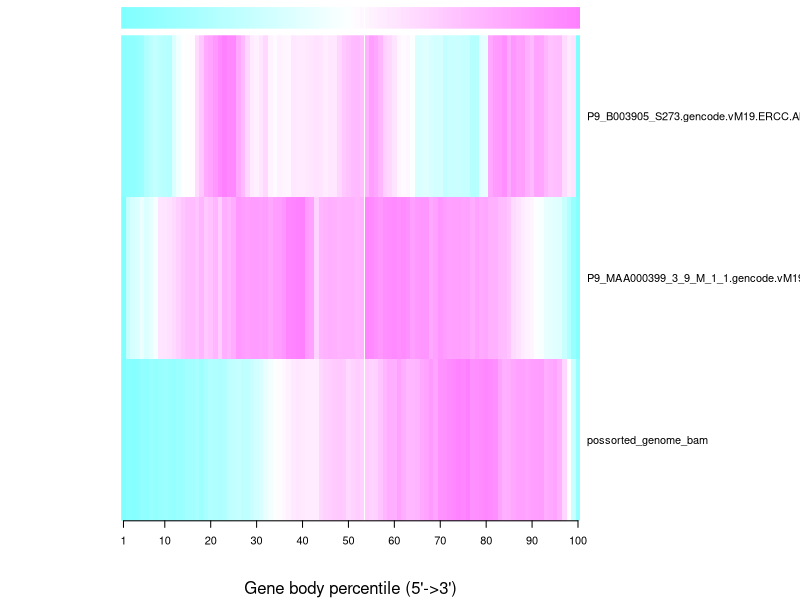
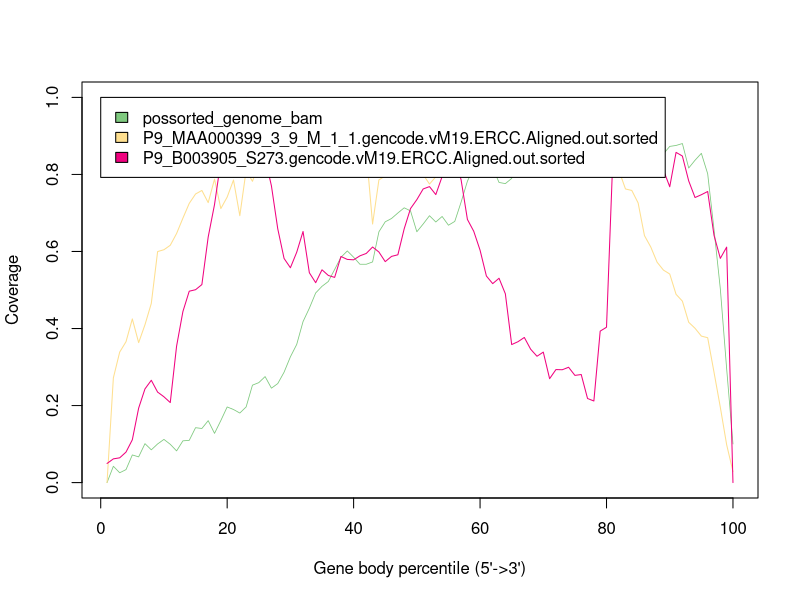

Generate these figures, in order, with R:
possorted_genome_bam <- c(0.0,0.04240331655784376,0.0255195980217857,0.03373576030187962,0.07178748054848327,0.06677859125483565,0.10110829099864978,0.08504420889246132,0.10036784649437143,0.11211596865583585,0.09938190702076016,0.08227645109304656,0.10842166532700326,0.10964914017366789,0.14255338525683922,0.1404587588249502,0.16081504329818533,0.12785140427082053,0.16112389180799125,0.19634846031098668,0.18972009613899768,0.1805377923666903,0.19648308658449185,0.2529706871087424,0.25946838460350585,0.275235496988727,0.2451504844566048,0.25699363692877875,0.2865361847706008,0.32648851123139483,0.3586879481768039,0.41795122569302834,0.45280755174202436,0.4923243226120665,0.5096040007760809,0.522116325019501,0.5533021053173418,0.5850184715166442,0.6014191193065955,0.5851135018273537,0.5667686922641367,0.5668003690343733,0.5728743897272234,0.6510645374597606,0.6770632466313735,0.6857110049059398,0.6999655515123678,0.7133846233038079,0.7053426832600148,0.6511833253481475,0.6712901552557701,0.6928778741719495,0.6765603779038689,0.6909099548210065,0.6681818721763129,0.6780531457012643,0.7282014325819339,0.7824281036305538,0.8179654802396348,0.8094959037976488,0.8650490395999224,0.8170785306730126,0.7792683457994622,0.7761838202976824,0.7898008719031008,0.8381554616691282,0.8577277460790098,0.8951023753618081,0.8482167958154987,0.9257338121805101,0.9294558326832996,0.9461890865607343,0.9646685223974564,0.9805702610561827,0.9707979774382204,1.0,0.9311069843318776,0.9365831059865136,0.9505842384310496,0.9726431493044969,0.9580995521696608,0.9362702978804281,0.8574228571654834,0.809476105816251,0.8140058839600715,0.8410261689718116,0.8639839082007199,0.8629860899382699,0.8533682305752106,0.8728058887115869,0.8752647980011958,0.8802142933506499,0.8166706922562176,0.8368844312633884,0.8548214024098103,0.8018736809594894,0.6571979520968042,0.5032250911697044,0.2959719027048002,0.100371806090651)
P9_MAA000399_3_9_M_1_1.gencode.vM19.ERCC.Aligned.out.sorted <- c(0.0,0.27178949691085613,0.3387577228596646,0.36576015004413065,0.42492277140335394,0.36333296557811123,0.4098080317740512,0.46508164165931154,0.5997903795233892,0.6045895851721095,0.6161187113857016,0.6466515887025596,0.6865346425419241,0.7248179611650486,0.7492552956751986,0.7584124007060901,0.7268314210061783,0.7878144307149162,0.7113581200353045,0.741229037952339,0.7854424095322153,0.6929060017652251,0.8104037952338923,0.7821877758164166,0.826042586054722,0.9039607237422771,0.8848742277140336,0.8692354368932039,0.8802405119152692,0.8831090026478376,0.8696767431597529,0.885177625772286,0.8436948367166813,0.87659973521624,0.884295013239188,0.9074084289496911,0.9723080317740512,0.978486319505737,0.9889121800529568,1.0,0.8875220653133274,0.8596646072374228,0.6712819947043248,0.7859112974404237,0.7958682700794352,0.8107347749338041,0.8011915269196822,0.7923102383053839,0.8004744042365401,0.7993711385701677,0.7996469549867609,0.7750441306266549,0.793909973521624,0.9717839805825242,0.9538834951456311,0.9322594880847308,0.9047881729920565,0.9408925419240953,0.944147175639894,0.9591791703442188,0.9404512356575463,0.9508495145631068,0.9319560900264784,0.8719660194174758,0.8954379964695499,0.9079876434245366,0.9085668578993822,0.8394748455428067,0.8601059135039718,0.9066085613415711,0.8818954104148279,0.8666151809355693,0.8709179170344219,0.8689596204766108,0.8591957193292145,0.8644913945278023,0.8237533097969991,0.8596646072374228,0.8359168137687555,0.846673654015887,0.8041427625772286,0.8083075904677847,0.762301412180053,0.7584399823477493,0.726003971756399,0.6412455869373345,0.6115953221535746,0.572153574580759,0.5516879964695499,0.5414552074139453,0.4887742718446602,0.4710668578993822,0.4161793909973522,0.4005957634598411,0.38032325684024715,0.37613084730803176,0.2866835834068844,0.1956365842894969,0.09849404236540159,0.02843667255075022)
P9_B003905_S273.gencode.vM19.ERCC.Aligned.out.sorted <- c(0.04965260125402474,0.06159972885951533,0.0643111337061515,0.0792238603626504,0.1111675987120827,0.1933570581257414,0.2432638535841383,0.2656329435688866,0.23487544483985764,0.2227588544314523,0.20776139637349603,0.35426198949330623,0.4440772750381291,0.49686493814607696,0.5007625826131165,0.5141501440433824,0.6376037959667853,0.7218268090154211,0.8349432299610235,0.8592611421792916,0.9059481443823081,0.9605998983223183,1.0,0.9658532452126758,0.9675478732418235,0.8423148618878156,0.7703779020504999,0.6590408405355025,0.5819352652092865,0.5577868157939332,0.5980342314861887,0.6519234028130825,0.5447381799694967,0.5189798339264532,0.5524487375021183,0.5377902050499915,0.5327063209625488,0.5870191492967294,0.5793933231655651,0.5783765463480766,0.5887137773258769,0.5948991696322657,0.6115912557193696,0.5986273512963904,0.5736315878664633,0.5872733435011015,0.5914251821725132,0.6589561091340451,0.7114048466361633,0.7346212506354856,0.7623284189120488,0.7684290798169802,0.747669886459922,0.794695814268768,0.8786646331130317,0.8418912048805287,0.7859684799186578,0.6831892899508558,0.6524317912218268,0.6033723097780037,0.5363497712252161,0.5165226232841891,0.5305033045246569,0.49008642602948654,0.35832909676326047,0.3657854600915099,0.3768005422809693,0.3462972377563125,0.3279952550415184,0.33875614302660567,0.2697847822402983,0.2934248432469073,0.2930011862396204,0.2994407727503813,0.2783426537874936,0.2805456702253855,0.21826809015421114,0.21182850364345027,0.3932384341637011,0.4034062023385867,0.8419759362819861,0.8928147771564142,0.9020504999152686,0.9344178952719878,0.8374851720047449,0.9091679376376886,0.8690899847483478,0.8753601084561938,0.8114726317573293,0.7680054228096933,0.857312319945772,0.8477376715810879,0.7831723436705643,0.7401287917302152,0.7473309608540926,0.7557193695983732,0.6422640230469412,0.5821047280122014,0.6113370615149974,0.0)
data_matrix <- matrix(c(possorted_genome_bam,P9_MAA000399_3_9_M_1_1.gencode.vM19.ERCC.Aligned.out.sorted,P9_B003905_S273.gencode.vM19.ERCC.Aligned.out.sorted), byrow=T, ncol=100)
rowLabel <- c("possorted_genome_bam","P9_MAA000399_3_9_M_1_1.gencode.vM19.ERCC.Aligned.out.sorted","P9_B003905_S273.gencode.vM19.ERCC.Aligned.out.sorted")


pdf("TMS_PLOT.geneBodyCoverage.heatMap.pdf")
rc <- cm.colors(ncol(data_matrix))
heatmap(data_matrix, scale=c("none"),keep.dendro=F, labRow = rowLabel ,Colv = NA,Rowv = NA,labCol=NA,col=cm.colors(256),margins = c(6, 8),ColSideColors = rc,cexRow=1,cexCol=1,xlab="Gene body percentile (5'->3')", add.expr=x_axis_expr <- axis(side=1,at=c(1,10,20,30,40,50,60,70,80,90,100),labels=c("1","10","20","30","40","50","60","70","80","90","100")))
dev.off()


pdf("TMS_PLOT.geneBodyCoverage.curves.pdf")
x=1:100
icolor = colorRampPalette(c("#7fc97f","#beaed4","#fdc086","#ffff99","#386cb0","#f0027f"))(3)
plot(x,possorted_genome_bam,type='l',xlab="Gene body percentile (5'->3')", ylab="Coverage",lwd=0.8,col=icolor[1])
lines(x,P9_MAA000399_3_9_M_1_1.gencode.vM19.ERCC.Aligned.out.sorted,type='l',col=icolor[2])
lines(x,P9_B003905_S273.gencode.vM19.ERCC.Aligned.out.sorted,type='l',col=icolor[3])
legend(0,1,fill=icolor[1:3], legend=c('possorted_genome_bam','P9_MAA000399_3_9_M_1_1.gencode.vM19.ERCC.Aligned.out.sorted','P9_B003905_S273.gencode.vM19.ERCC.Aligned.out.sorted'))
dev.off()
